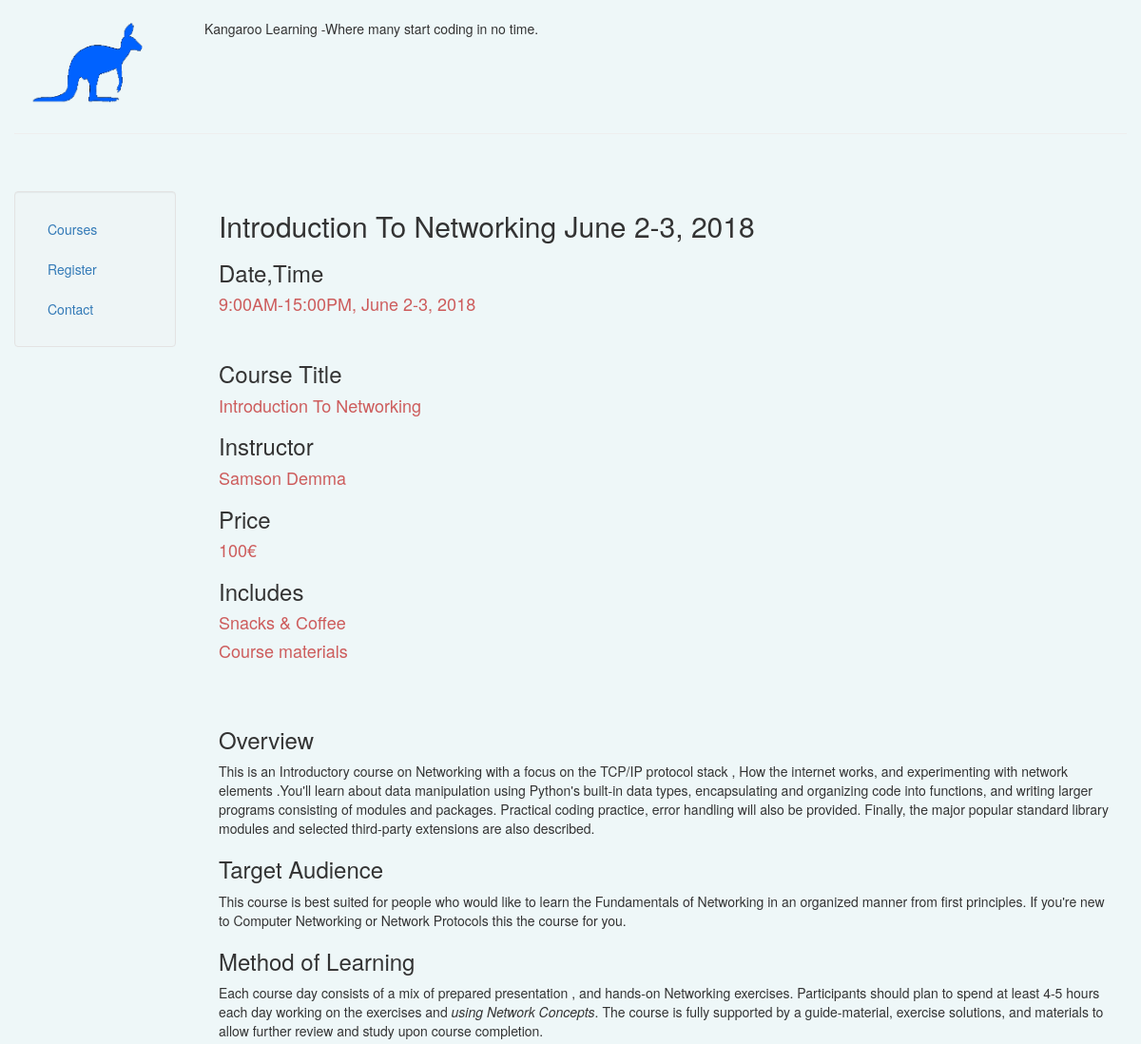
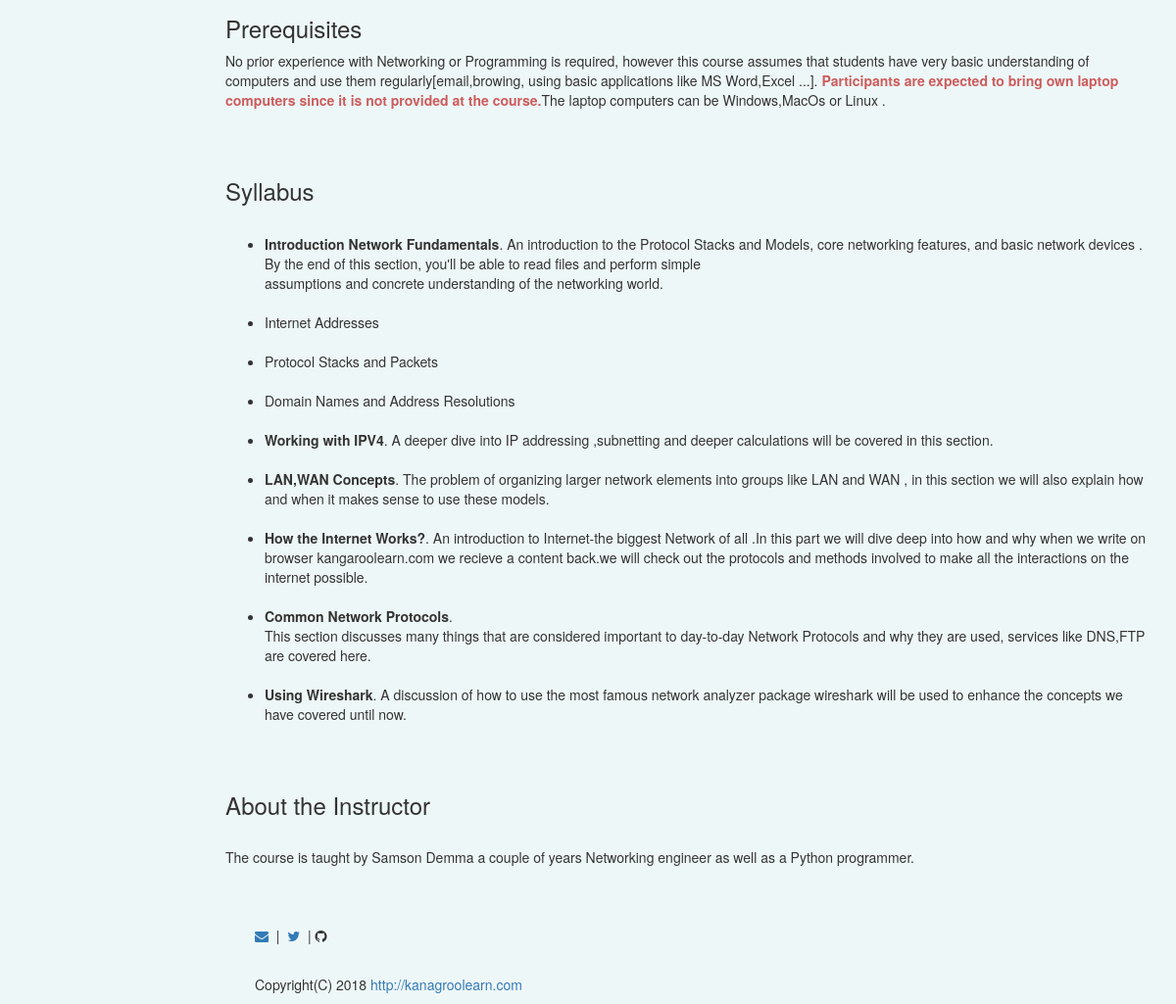
Screenshot of /courses/2 with the database file from the repository (2 pictures, top to bottom).
### courses/models.py (models this page shows, shortened)
class Post(models.Model):
    title = models.CharField(max_length=150)
    body = models.TextField()
    date = models.DateTimeField()

### courses/templates/courses/post.html
{% extends "personal/header.html" %}
{% block content %}
   <h2>{{post.title}}</h2>
   {{ post.body| safe |linebreaks }}
{% endblock %}

### personal/templates/personal/header.html (style rules this page uses)
html, body { height:100%; }

### rows the page displays
Post: title "Introduction To Networking June 2-3, 2018", body "Date,Time 9:00AM-15:00PM, June 2-3, 2018 Course Title Introduction To Networking Instructor Samson Demma Price 100€ Includes Snacks & Coffee Course materials Overview This is an Introductory course on Networking with a focus on the TCP/IP protocol stack , How the internet works, and experimenting with network elements .You'll learn about data manipulation using Python's built-in data types, encapsulating and organizing code into functions, and writing larger programs consisting of modules and packages. Practical coding practice, error handling will also be provided. Finally, the major popular standard library modules and selected third-party extensions are also described. Target Audience…"
